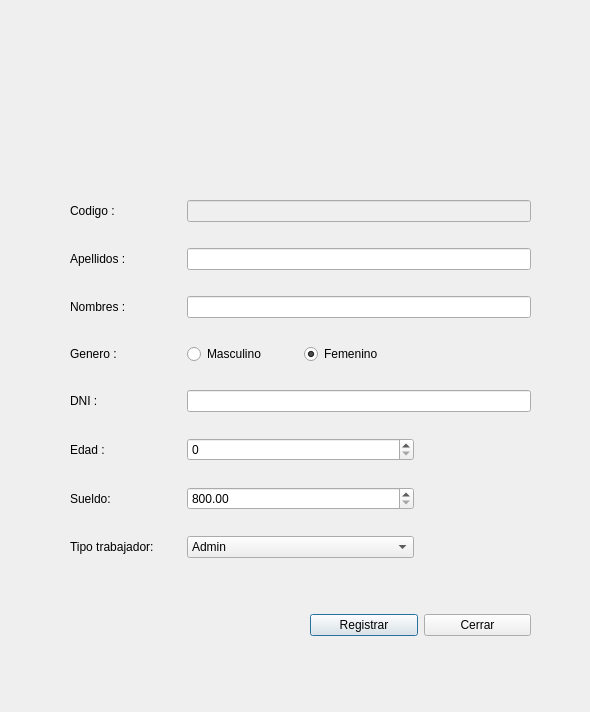
<?xml version="1.0" encoding="UTF-8"?>
<ui version="4.0">
 <class>formRegistrarTrabajador</class>
 <widget class="QDialog" name="formRegistrarTrabajador">
  <property name="geometry">
   <rect>
    <x>0</x>
    <y>0</y>
    <width>590</width>
    <height>712</height>
   </rect>
  </property>
  <property name="windowTitle">
   <string>Dialog</string>
  </property>
  <property name="styleSheet">
   <string notr="true">#formRegistrarTrabajador{
	background-image: url(:/recur/imagenes/fondo_wasa.png);
}</string>
  </property>
  <widget class="QWidget" name="gridLayoutWidget">
   <property name="geometry">
    <rect>
     <x>70</x>
     <y>180</y>
     <width>461</width>
     <height>401</height>
    </rect>
   </property>
   <layout class="QGridLayout" name="gridLayout">
    <item row="4" column="1" colspan="3">
     <widget class="QLineEdit" name="getDni">
      <property name="maxLength">
       <number>8</number>
      </property>
     </widget>
    </item>
    <item row="4" column="0">
     <widget class="QLabel" name="label_5">
      <property name="text">
       <string>DNI :</string>
      </property>
     </widget>
    </item>
    <item row="7" column="0">
     <widget class="QLabel" name="label_7">
      <property name="text">
       <string>Tipo trabajador:</string>
      </property>
      <property name="wordWrap">
       <bool>true</bool>
      </property>
     </widget>
    </item>
    <item row="6" column="0">
     <widget class="QLabel" name="label_8">
      <property name="text">
       <string>Sueldo:</string>
      </property>
     </widget>
    </item>
    <item row="5" column="0">
     <widget class="QLabel" name="label_6">
      <property name="text">
       <string>Edad :</string>
      </property>
     </widget>
    </item>
    <item row="0" column="0">
     <widget class="QLabel" name="label">
      <property name="text">
       <string>Codigo :</string>
      </property>
     </widget>
    </item>
    <item row="2" column="0">
     <widget class="QLabel" name="label_3">
      <property name="text">
       <string>Nombres :</string>
      </property>
     </widget>
    </item>
    <item row="1" column="0">
     <widget class="QLabel" name="label_2">
      <property name="text">
       <string>Apellidos :</string>
      </property>
     </widget>
    </item>
    <item row="1" column="1" colspan="3">
     <widget class="QLineEdit" name="getApellidos"/>
    </item>
    <item row="3" column="0">
     <widget class="QLabel" name="label_4">
      <property name="text">
       <string>Genero :</string>
      </property>
     </widget>
    </item>
    <item row="0" column="1" colspan="3">
     <widget class="QLineEdit" name="getCodigo">
      <property name="enabled">
       <bool>false</bool>
      </property>
     </widget>
    </item>
    <item row="3" column="1">
     <widget class="QRadioButton" name="bBMasculino">
      <property name="text">
       <string>Masculino</string>
      </property>
      <property name="checked">
       <bool>false</bool>
      </property>
     </widget>
    </item>
    <item row="3" column="2" colspan="2">
     <widget class="QRadioButton" name="rBFemenino">
      <property name="text">
       <string>Femenino</string>
      </property>
      <property name="checked">
       <bool>true</bool>
      </property>
     </widget>
    </item>
    <item row="5" column="1" colspan="2">
     <widget class="QSpinBox" name="getEdad"/>
    </item>
    <item row="2" column="1" colspan="3">
     <widget class="QLineEdit" name="getNombres"/>
    </item>
    <item row="7" column="1" colspan="2">
     <widget class="QComboBox" name="getTipoTra">
      <item>
       <property name="text">
        <string>Admin</string>
       </property>
      </item>
      <item>
       <property name="text">
        <string>Mesero</string>
       </property>
      </item>
      <item>
       <property name="text">
        <string>Cocinero</string>
       </property>
      </item>
     </widget>
    </item>
    <item row="6" column="1" colspan="2">
     <widget class="QDoubleSpinBox" name="getSueldo">
      <property name="minimum">
       <double>800.000000000000000</double>
      </property>
      <property name="maximum">
       <double>9999.989999999999782</double>
      </property>
     </widget>
    </item>
   </layout>
  </widget>
  <widget class="QLabel" name="img">
   <property name="geometry">
    <rect>
     <x>190</x>
     <y>40</y>
     <width>181</width>
     <height>141</height>
    </rect>
   </property>
   <property name="text">
    <string/>
   </property>
   <property name="pixmap">
    <pixmap resource="recursos.qrc">:/recur/imagenes/281776-200.png</pixmap>
   </property>
  </widget>
  <widget class="QWidget" name="horizontalLayoutWidget">
   <property name="geometry">
    <rect>
     <x>310</x>
     <y>600</y>
     <width>221</width>
     <height>51</height>
    </rect>
   </property>
   <layout class="QHBoxLayout" name="horizontalLayout">
    <item>
     <widget class="QPushButton" name="pBRegistrar">
      <property name="text">
       <string>Registrar</string>
      </property>
     </widget>
    </item>
    <item>
     <widget class="QPushButton" name="pBCerrar">
      <property name="text">
       <string>Cerrar</string>
      </property>
     </widget>
    </item>
   </layout>
  </widget>
 </widget>
 <resources>
  <include location="recursos.qrc"/>
 </resources>
 <connections/>
</ui>
